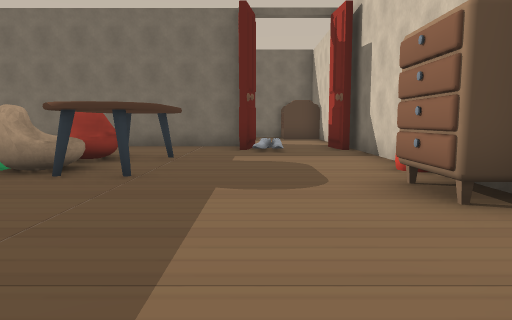
[1] (above)

16 first-person views from a walk through a Unity game level. The camera is 1.4 m above the floor, tilts 6° down and sees 70° across. The floor is counted in squares, 2 m on a side. Each view is taken from the middle of a square. On the plan, view 1 faces up. The plan holds only what a view shows up to about 11 squares ahead; the rest is blank. The place goes on beyond the plan. The player is left out. Some animated figures are not drawn. Door leaves are left out, so doorways stand open.

[2]
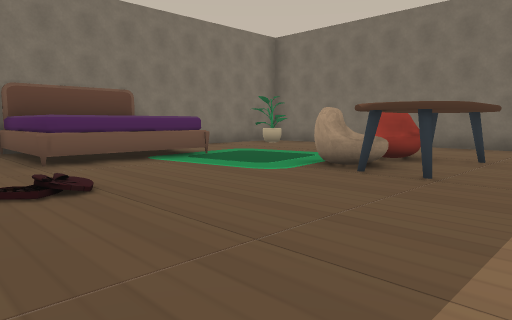

[3]
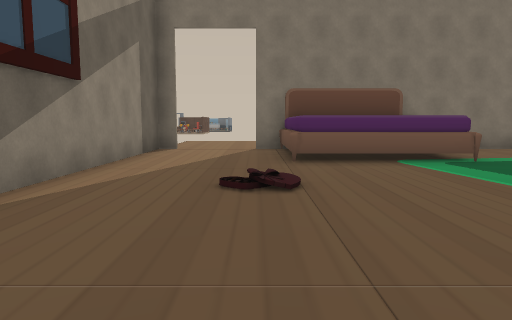

[4]
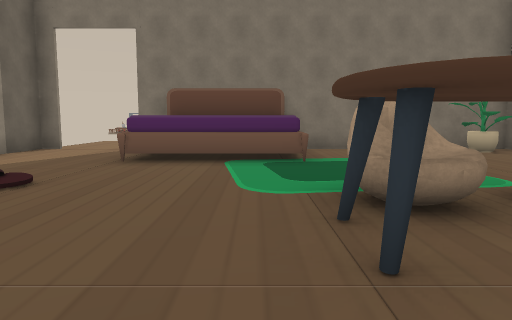

[5]
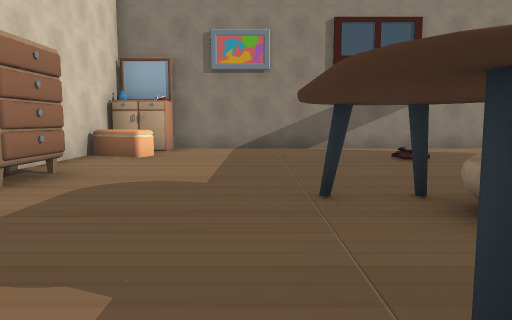

[6]
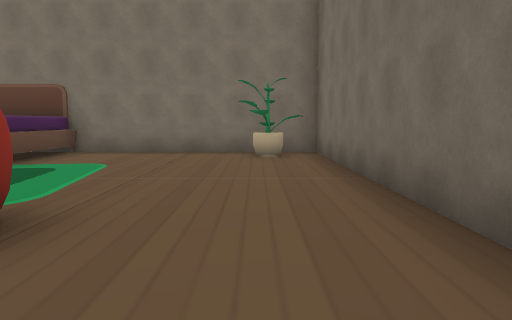

[7]
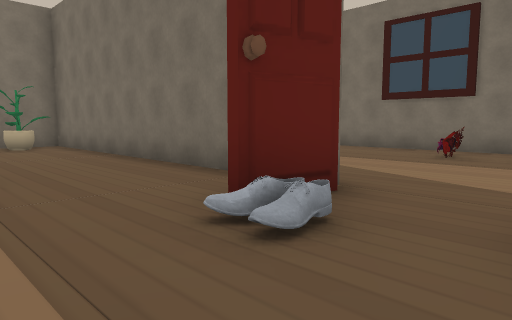

[8]
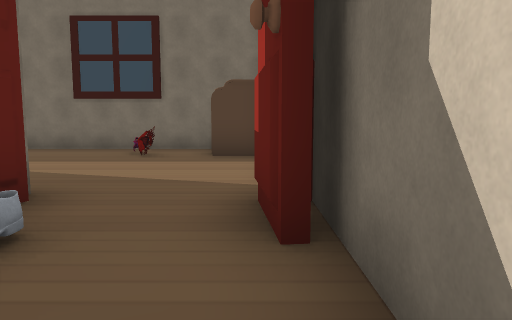

[9]
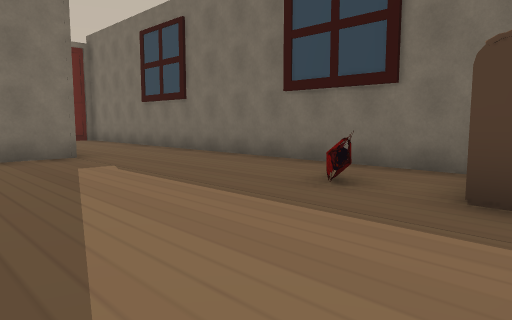

[10]
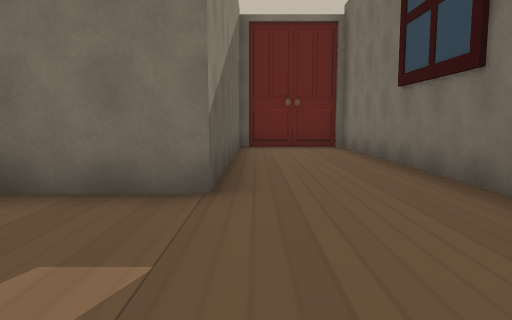

[11]
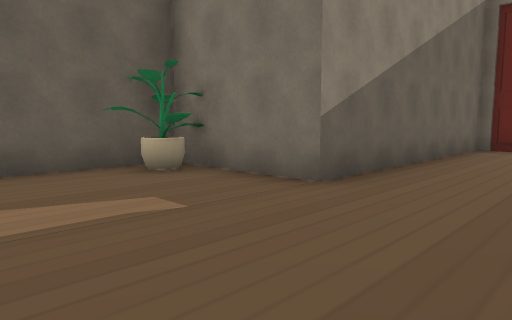

[12]
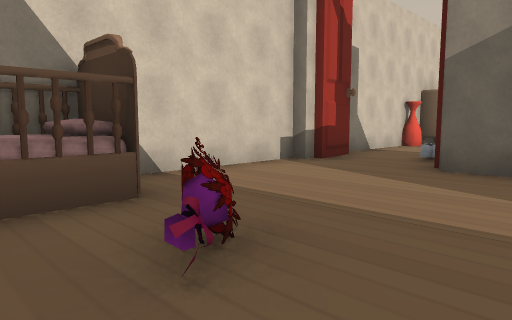

[13]
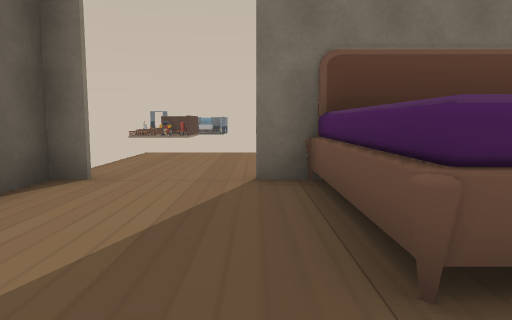

[14]
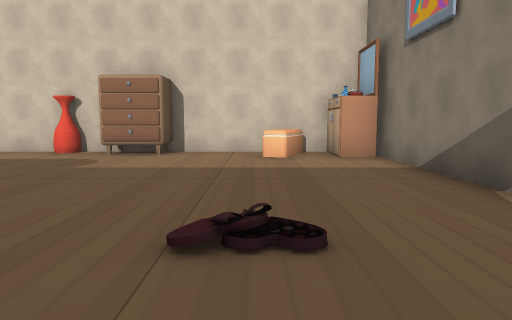

[15]
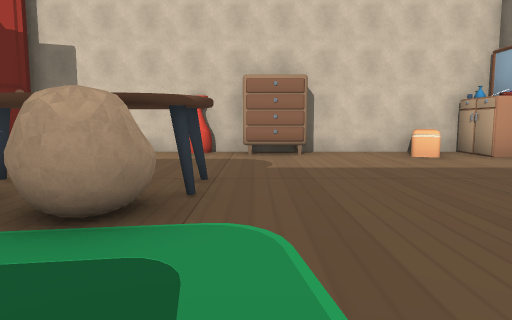

[16]
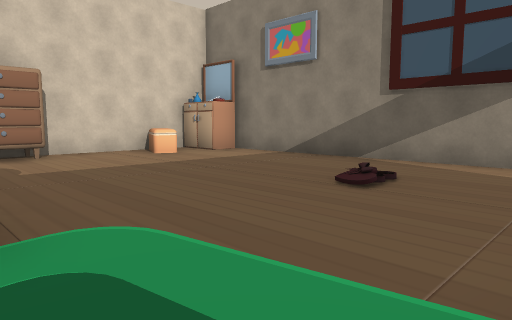

### Floor plan
Points are (right, up) in squares from view 1. A wall is a line through its corners. A room is listed if a view was taken in it or the views show most of it. See-through windows are left out.
Room 1 (views 1, 2, 3, 4, 5, 6, 7, 8, 13, 14, 15, 16)
walls: (2.5, 4.2) (2.5, 10.2); (-0.4, 10.4) (-9.4, 10.4) (-9.4, 4.6); (-9.4, -1) (-9.4, -1.5) (1.6, -1.5); (2.5, -1) (2.5, 3)
ways out: opening at (1, 10) to room 2
objects: other object (-9, 2) to (-7, 4); plant (-9, 9); carpet (-7, 4) to (-7, 5); other object (-3, 5); other object (-3, 7); table (-2, 7); other object (0, 9); other object (1, -1) to (2, 1); dresser (2, 4); vase (2, 5)
Room 2 (views 9, 10, 11, 12)
walls: (-1.1, 10.5) (0.1, 10.5) (-0.1, 9.3); (0.9, 16.4) (-12, 16.4) (-12, 13.6) (-5.5, 13.6) (-5.5, 10.5) (-2.9, 10.5); (2.5, 10.4) (2.5, 15.2); (2.1, 8.9) (2, 10.3)
ways out: opening at (1, 10) to room 1
objects: other object (0, 15); other object (1, 15) to (2, 16)

Where each view was taken, in squares from view 1:
view 1: 0 up, 0 right, facing up
view 2: 0 up, 0 right, facing up-left
view 3: 1 up, 0 right, facing left
view 4: 4 up, 0 right, facing left
view 5: 8 up, 1 left, facing down
view 6: 9 up, 1 left, facing left
view 7: 7 up, 2 right, facing up-left
view 8: 7 up, 2 right, facing up
view 9: 11 up, 2 right, facing up-left
view 10: 14 up, 2 left, facing left
view 11: 16 up, 2 left, facing down-left
view 12: 16 up, 2 left, facing down-right
view 13: 1 up, 5 left, facing left
view 14: 1 up, 6 left, facing right
view 15: 4 up, 6 left, facing right
view 16: 5 up, 6 left, facing down-right
